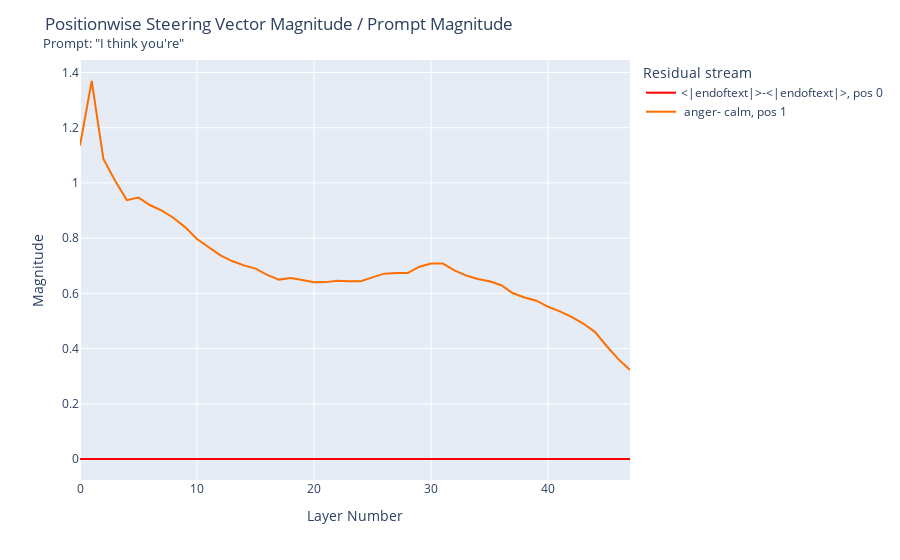

The code cell stored with this chart in its notebook:
### Markdown cell above
Great, so there are reasonable relative magnitudes of the `Anger` -
`Calm` steering vector.
Is this true for other vectors? Some vectors, like `_anger` - `_calm`,
have little qualitative impact. Maybe they're low-norm?

### Code cell
anger_calm_additions: List[RichPrompt] = [
    RichPrompt(prompt=" anger", coeff=1, act_name=0),
    RichPrompt(prompt=" calm", coeff=-1, act_name=0),
]
relative_df: pd.DataFrame = relative_magnitudes_dataframe(
    model=model,
    act_adds=anger_calm_additions,
    prompt="I think you're",
    locations=all_resid_pre_locations,
)

fig: go.Figure = line_plot(
    relative_df,
    log_y=False,
    legend_title_text="Residual stream",
    title="Positionwise Steering Vector Magnitude / Prompt Magnitude",
)

# Add a subtitle
fig.update_layout(
    annotations=[
        go.layout.Annotation(
            text='Prompt: "I think you\'re"',
            showarrow=False,
            xref="paper",
            yref="paper",
            x=0.06,
            y=1.015,
            xanchor="center",
            yanchor="bottom",
            font=dict(size=13),
        )
    ]
)
fig.show()

### Figure 1 — Plotly figure (JSON) as saved in the notebook; plotly's stock layout.template omitted (floating-point values rounded to 4 significant figures)
{"data": [{"hovertemplate": "Prompt=<|endoftext|>-<|endoftext|>, pos 0<br>Activation Location=%{x}<br>Magnitude=%{y}<extra></extra>", "legendgroup": "<|endoftext|>-<|endoftext|>, pos 0", "line": {"color": "rgb(255,0,0)", "dash": "solid"}, "marker": {"symbol": "circle"}, "mode": "lines", "name": "<|endoftext|>-<|endoftext|>, pos 0", "orientation": "v", "showlegend": true, "type": "scatter", "x": [0, 1, 2, 3, 4, 5, 6, 7, 8, 9, 10, 11, 12, 13, 14, 15, 16, 17, 18, 19, 20, 21, 22, 23, 24, 25, 26, 27, 28, 29, 30, 31, 32, 33, 34, 35, 36, 37, 38, 39, 40, 41, 42, 43, 44, 45, 46, 47], "xaxis": "x", "y": [0, 0, 0, 0, 0, 0, 0, 0, 0, 0, 0, 0, 0, 0, 0, 0, 0, 0, 0, 0, 0, 0, 0, 0, 0, 0, 0, 0, 0, 0, 0, 0, 0, 0, 0, 0, 0, 0, 0, 0, 0, 0, 0, 0, 0, 0, 0, 0], "yaxis": "y"}, {"hovertemplate": "Prompt= anger- calm, pos 1<br>Activation Location=%{x}<br>Magnitude=%{y}<extra></extra>", "legendgroup": " anger- calm, pos 1", "line": {"color": "rgb(255,111,0)", "dash": "solid"}, "marker": {"symbol": "circle"}, "mode": "lines", "name": " anger- calm, pos 1", "orientation": "v", "showlegend": true, "type": "scatter", "x": [0, 1, 2, 3, 4, 5, 6, 7, 8, 9, 10, 11, 12, 13, 14, 15, 16, 17, 18, 19, 20, 21, 22, 23, 24, 25, 26, 27, 28, 29, 30, 31, 32, 33, 34, 35, 36, 37, 38, 39, 40, 41, 42, 43, 44, 45, 46, 47], "xaxis": "x", "y": [1.136, 1.369, 1.087, 1.008, 0.9377, 0.9468, 0.919, 0.8998, 0.873, 0.839, 0.7971, 0.7668, 0.7378, 0.717, 0.7014, 0.6895, 0.667, 0.6498, 0.656, 0.6481, 0.64, 0.6407, 0.6458, 0.6436, 0.6436, 0.6579, 0.6714, 0.6735, 0.6735, 0.6967, 0.7082, 0.7079, 0.6832, 0.6645, 0.6521, 0.6436, 0.6296, 0.6004, 0.5852, 0.5735, 0.5514, 0.5347, 0.5147, 0.4908, 0.4607, 0.4093, 0.3617, 0.3225], "yaxis": "y"}], "layout": {"annotations": [{"font": {"size": 13}, "showarrow": false, "text": "Prompt: \"I think you're\"", "x": 0.06, "xanchor": "center", "xref": "paper", "y": 1.015, "yanchor": "bottom", "yref": "paper"}], "legend": {"title": {"text": "Residual stream"}, "tracegroupgap": 0}, "margin": {"t": 60}, "title": {"text": "Positionwise Steering Vector Magnitude / Prompt Magnitude"}, "xaxis": {"anchor": "y", "domain": [0, 1], "title": {"text": "Layer Number"}}, "yaxis": {"anchor": "x", "domain": [0, 1], "title": {"text": "Magnitude"}}}}
